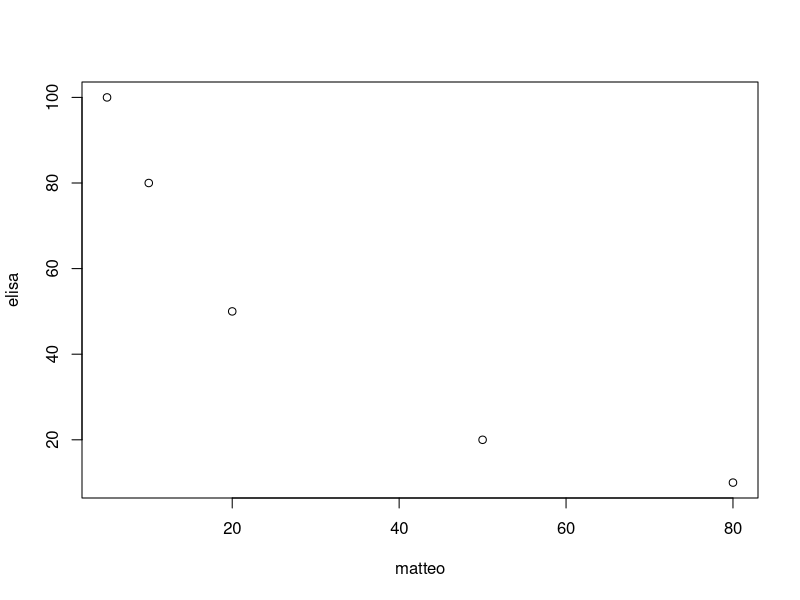
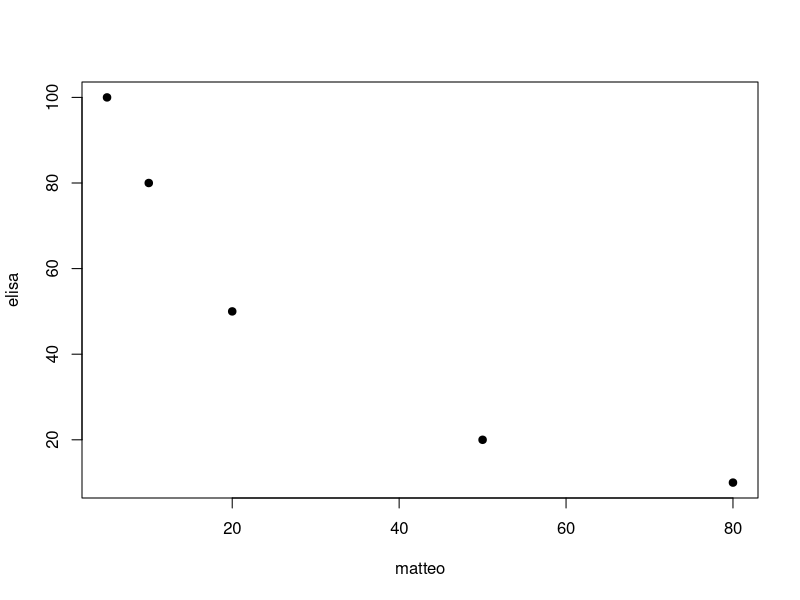
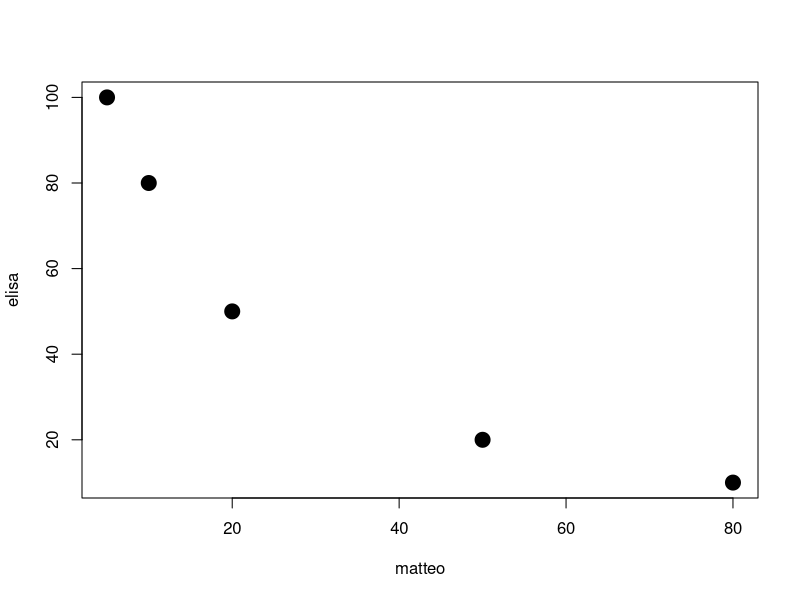
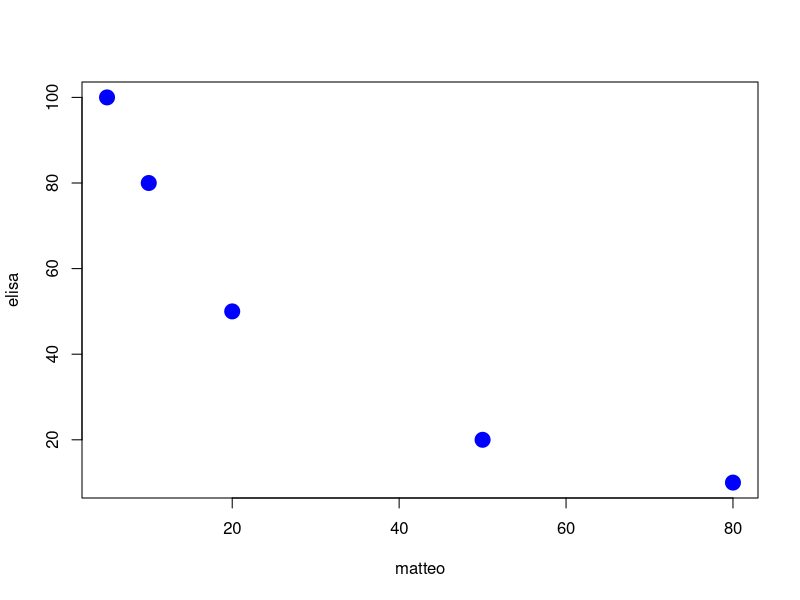
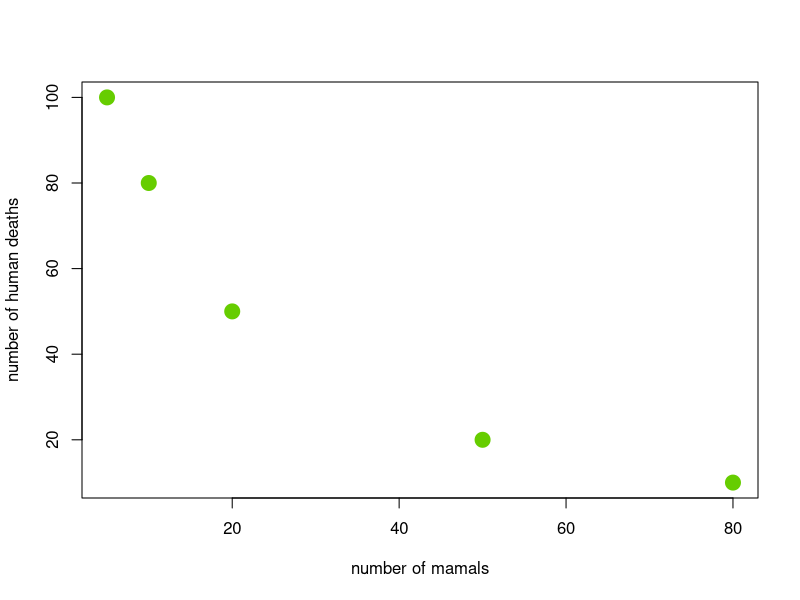
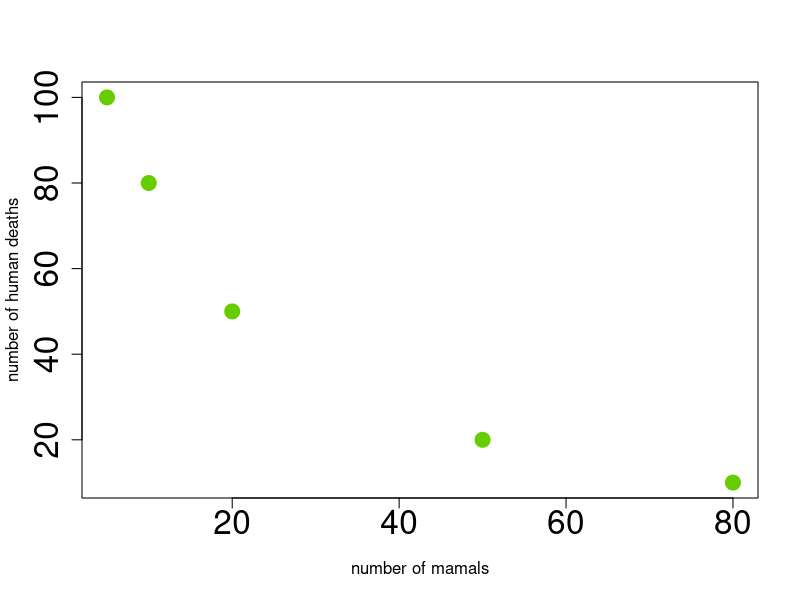
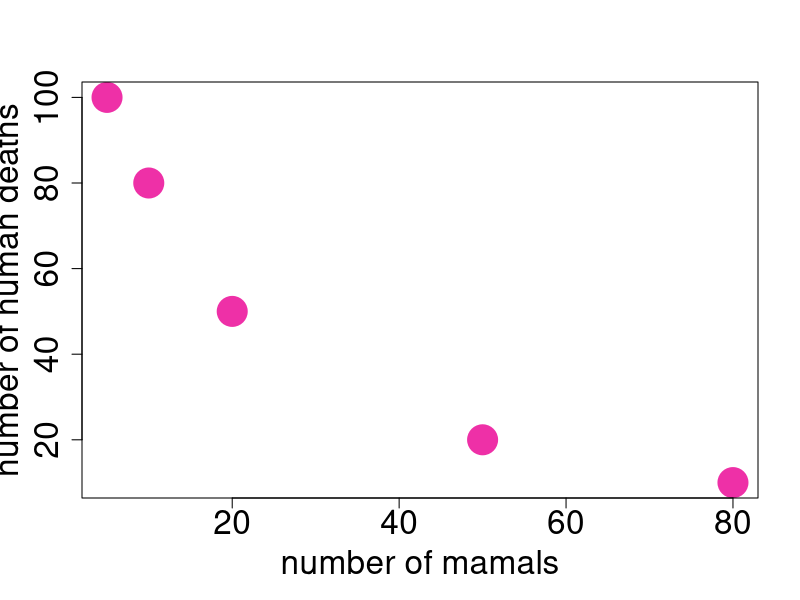

R code for these plots, in order:
# Script for using R

matteo <- c(5, 10, 20, 50, 80) # an array is a set of elements: this is the array of mammal species
elisa <- c(100, 80, 50, 20, 10) # an array of human deaths due to a disease 
plot(matteo, elisa)

# [changing the point character](https://r-charts.com/base-r/pch-symbols/) 
plot(matteo, elisa, pch=19)

# changing size of point characters 
plot(matteo, elisa, pch=19, cex=2)

# changing the color https://r-charts.com/colors/
plot(matteo, elisa, pch=19, cex=2, col="blue")

# changing the labels
plot(matteo, elisa, pch=19, cex=2, col="chartreuse3", xlab="number of mamals", ylab="number of human deaths")

# changing axis dimension
plot(matteo, elisa, pch=19, cex=2, col="chartreuse3", xlab="number of mamals", ylab="number of human deaths", cex.axis=2)

# long function!
plot(matteo, 
     elisa, 
     pch=19, 
     cex=4, 
     col="maroon2", 
     xlab="number of mamals", 
     ylab="number of human deaths", 
     cex.axis=2,
     cex.lab=2)
